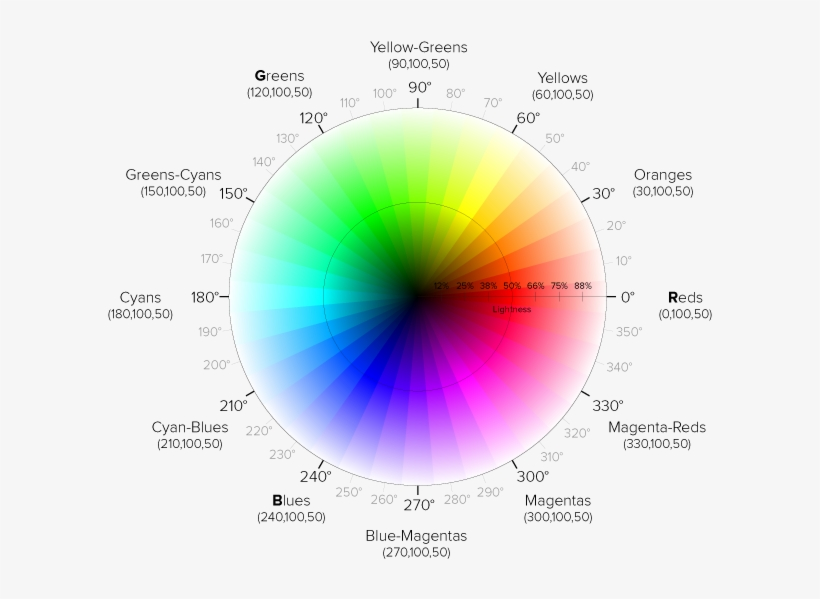
#> input picture multivision/colorwheel_hsv.jpg, 820 x 599 px
$ python -i oa_filter.py   (imports and definitions only)   (older library calls are emulated)
#> lines starting #> are read from the running program, lines starting #| are printed output that depends on the picture; after the words box and inside, x2 and y2 are one past the last pixel; in counts of white or black regions, pixels touching at a corner belong together
#> further down, picture is the input picture: shape (599, 820, 3); mean B, G, R 225.8, 225.8, 225.7
#> in filter_with_trackbar, `img_hsv = cv2.cvtColor(img, cv2.COLOR_BGR2HSV)`: img_hsv: shape (599, 820, 3); mean H, S, V 20.4, 34.3, 240.3
import cv2
import numpy as np
import time
import matplotlib.pyplot as plt
import colorsys
from scipy.signal import convolve2d

def nothing(x):
    pass
    #print(x)

def d3stack(mask):
    return np.dstack((mask,mask,mask))

# [17 lines left out: functions filter_rowwise_largest_blob, filter_value, not called in this run]

def filter_value_gray(img, value):
    mask = img>value
    return np.where(mask, img, 0)

# [119 lines left out: functions right_line_mask, filter_similar_hue_multicolor, filter_hsv, row_wise_max_mask, row_wise_max_index_mask, shift_add_values and 2 more, not called in this run]


def make_color_wheel_image(img_width, img_height):
    # source: https://stackoverflow.com/questions/65609247/create-color-wheel-pattern-image-in-python
    """
    Creates a color wheel based image of given width and height
    Args:
        img_width (int):
        img_height (int):

    Returns:
        opencv image (numpy array): color wheel based image
    """
#> called with img_width = 200, img_height = 200
    hue = np.fromfunction(lambda i, j: (np.arctan2(i-img_height/2, img_width/2-j) + np.pi)*(180/np.pi)/2,
                          (img_height, img_width), dtype=np.float)
    saturation = np.ones((img_height, img_width)) * 255
    value = np.ones((img_height, img_width)) * 255
    hsl = np.dstack((hue, saturation, value))
    color_map = cv2.cvtColor(np.array(hsl, dtype=np.uint8), cv2.COLOR_HSV2BGR)
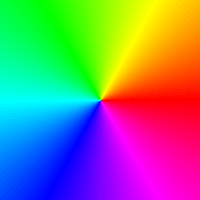
#> color_map: shape (200, 200, 3); mean B, G, R 127.1, 128.3, 126.7
    return color_map

def HSV_trackbar(value_name, trackbar_name, start_val):
    cv2.createTrackbar(f'{value_name} HUE', trackbar_name, min(start_val,180), 180, nothing)
    cv2.createTrackbar(f'{value_name} SAT', trackbar_name, start_val, 255, nothing)
    cv2.createTrackbar(f'{value_name} VAL', trackbar_name, start_val, 255, nothing)

# [4 lines left out: function init_HSV_trackbar, not called in this run]

def read_HSV_trackbar(value_name, trackbar_name):
    h = cv2.getTrackbarPos(f'{value_name} HUE', trackbar_name)
    s = cv2.getTrackbarPos(f'{value_name} SAT', trackbar_name)
    v = cv2.getTrackbarPos(f'{value_name} VAL', trackbar_name)
    return np.array([h,s,v])

# [50 lines left out: functions sum_channels_if_bitwise_nonzero, average_channels_if_bitwise_nonzero, get_bitwise_nonzero_mask, filter_image_with_trackbar, not called in this run]

def filter_with_trackbar(img):
    time.sleep(1)
    #img = cv2.imread(image_path)
    #img = cv2.resize(img, (960, 540))
    img_hsv = cv2.cvtColor(img, cv2.COLOR_BGR2HSV)
    img_colorwheel = make_color_wheel_image(200, 200)
    img_colorwheel_hsv = cv2.cvtColor(img_colorwheel, cv2.COLOR_BGR2HSV)
#> img_colorwheel_hsv: shape (200, 200, 3); mean H, S, V 89.1, 255, 255

    cv2.namedWindow('image')
    cv2.namedWindow('colorwheel')
    HSV_trackbar('LOW1', 'colorwheel', 0)
    HSV_trackbar('HIGH1', 'colorwheel', 255)
    HSV_trackbar('LOW2', 'colorwheel', 255)
    HSV_trackbar('HIGH2', 'colorwheel', 255)
    HSV_trackbar('LOW3', 'colorwheel', 255)
    HSV_trackbar('HIGH3', 'colorwheel', 255)
    switch = '0 : NO SAVE\n 1 : SAVE'
    cv2.createTrackbar(switch, 'colorwheel', 0, 1, nothing)

    while(1):
        save = cv2.getTrackbarPos(switch, 'colorwheel')

        lower_hsv_1 = read_HSV_trackbar('LOW1', 'colorwheel')
        higher_hsv_1 = read_HSV_trackbar('HIGH1', 'colorwheel')
        mask1 = cv2.inRange(img_hsv, lower_hsv_1, higher_hsv_1)
#> mask1: shape (599, 820); every value is 255
        lower_hsv_2 = read_HSV_trackbar('LOW2', 'colorwheel')
        higher_hsv_2 = read_HSV_trackbar('HIGH2', 'colorwheel')
        mask2 = cv2.inRange(img_hsv, lower_hsv_2, higher_hsv_2)
#> mask2: shape (599, 820); every value is 0
        lower_hsv_3 = read_HSV_trackbar('LOW3', 'colorwheel')
        higher_hsv_3 = read_HSV_trackbar('HIGH3', 'colorwheel')
        mask3 = cv2.inRange(img_hsv, lower_hsv_3, higher_hsv_3)
        mask = mask1 | mask2 | mask3
        bitwise_and = cv2.bitwise_and(img, img, mask=mask)
        mask_cw1 = cv2.inRange(img_colorwheel_hsv, lower_hsv_1, higher_hsv_1)
#> mask_cw1: shape (200, 200); every value is 255
        mask_cw2 = cv2.inRange(img_colorwheel_hsv, lower_hsv_2, higher_hsv_2)
#> mask_cw2: shape (200, 200); every value is 0
        mask_cw3 = cv2.inRange(img_colorwheel_hsv, lower_hsv_3, higher_hsv_3)
        mask_cw = mask_cw1 | mask_cw2 | mask_cw3
        img_colorwheel_masked = cv2.bitwise_and(img_colorwheel, img_colorwheel, mask=mask_cw)
        resized = cv2.resize(bitwise_and, (960, 540))
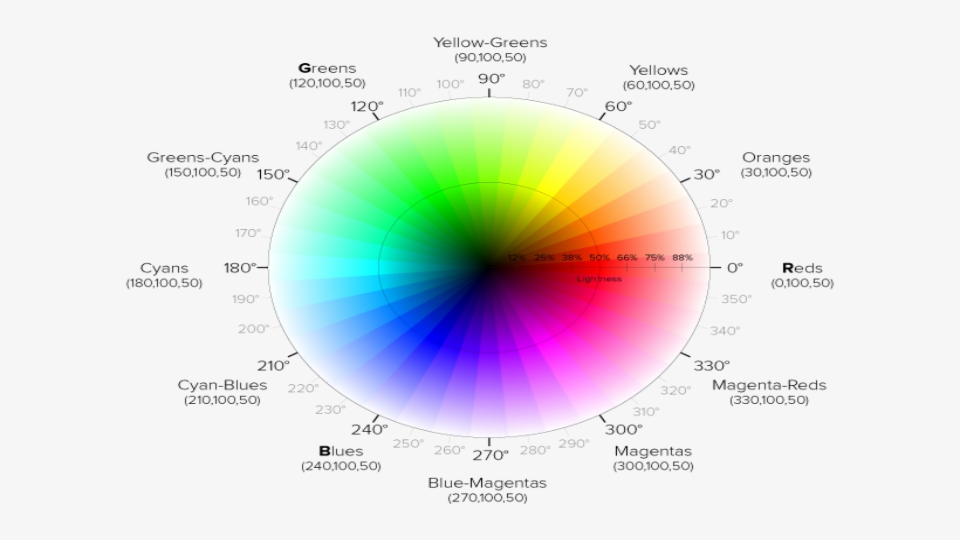
#> resized: shape (540, 960, 3); mean B, G, R 225.7, 225.7, 225.7
        binary = cv2.cvtColor(resized, cv2.COLOR_BGR2GRAY)
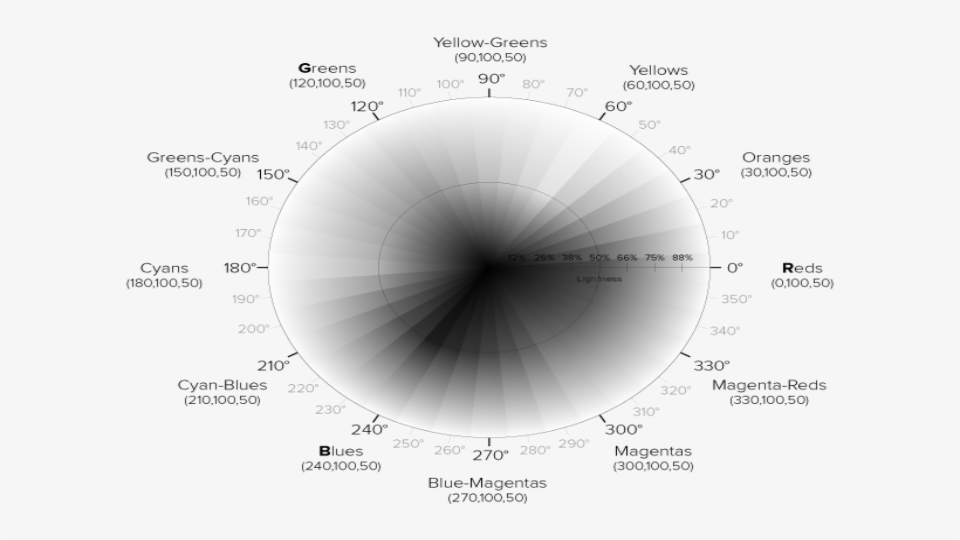
#> binary: shape (540, 960); min 0, max 253, mean 225.7
        _,binary = cv2.threshold(binary, 0, 255, cv2.THRESH_BINARY)
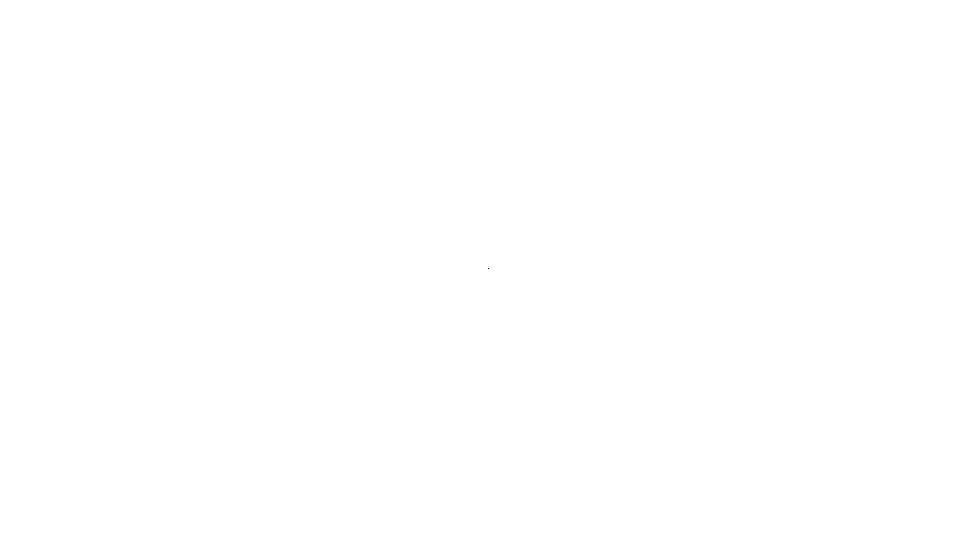
#> binary: shape (540, 960); 100% white; black in thin lines or dots, all inside (x1, y1, x2, y2) = (488, 268, 489, 269)
        binary = cv2.resize(binary, (480, 270))
#> binary: shape (270, 480); values 191 (black) and 255 (white), 100% white; black in thin lines or dots, all inside (x1, y1, x2, y2) = (244, 134, 245, 135)

        cv2.imshow("binary", binary)
        cv2.imshow("image", resized)
        cv2.imshow("colorwheel", img_colorwheel_masked)
        k = cv2.waitKey(1) & 0xFF
#> (key Esc is pressed here)
        if k == 27:
            if save:
                blue_img = np.zeros((1080,1920,3), np.uint8)
                red_img = np.zeros((1080,1920,3), np.uint8)
                green_img = np.zeros((1080,1920,3), np.uint8)
                blue_img[:] = (255,0,0)
                green_img[:] = (0,255,0)
                red_img[:] = (0,0,255)
                blue_part = cv2.bitwise_and(blue_img, blue_img, mask=mask1)
                green_part = cv2.bitwise_and(green_img, green_img, mask=mask2)
                red_part = cv2.bitwise_and(red_img, red_img, mask=mask3)
                result = blue_part+green_part+red_part

                cv2.destroyAllWindows()
                return result
            break


    cv2.destroyAllWindows()

# [35 lines left out: functions main, test_avg_channels, test_get_avg_line_width, not called in this run]


# [2 lines not run here, left out]

>>> import cv2
>>> picture = cv2.imread('colorwheel_hsv.jpg')
>>> result = filter_with_trackbar(picture)
